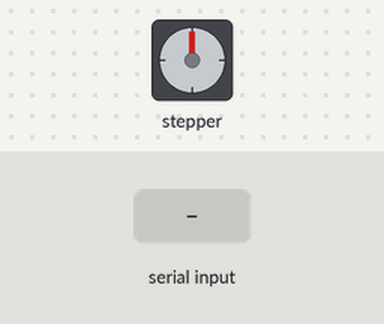
Bench run of a sketch on a simulated Arduino Uno, built with avr-gcc and run on an emulated ATmega328P. On the bench: stepper motor. The test bench sets the inputs (shaded band). Stepper angles assume 2048 steps per turn.

Above: at 1.2 s.
1.3 s: "90,45\n" received over Serial
At 3.2 s:
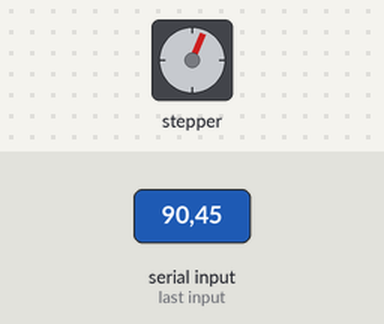
4.2 s: "30,150\n" received over Serial
At 6.7 s:
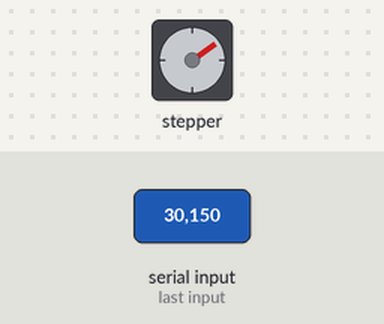
7.2 s: "90\n" received over Serial
At 8.1 s:
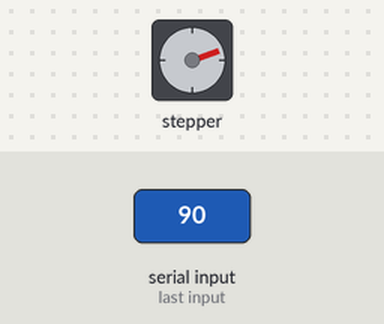
8.9 s: "200\n" received over Serial
At 10.6 s:
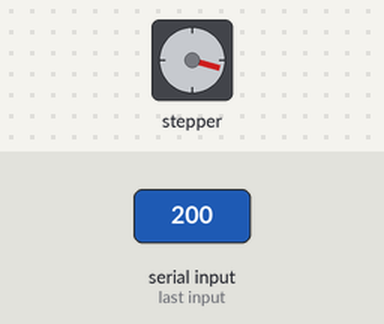
10.9 s: "90,45\n" received over Serial
At 12.9 s:
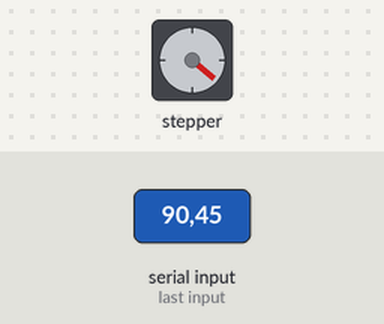
13.8 s: "30,150\n" received over Serial
At 16.4 s:
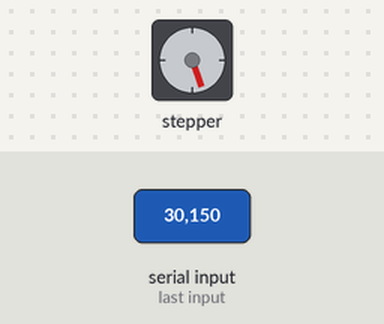
Timing chart, 0 to 17.8 s (numbered marks = the images above; inputs shaded):
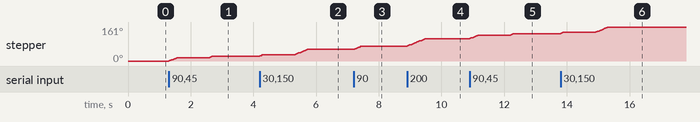

The sketch:

baseLidar.ino
```cpp
#include <Stepper.h>

// Define el número de pasos por revolución del motor
#define STEPS_PER_REV 2048

// Define los pines a los que está conectado el controlador ULN2003
const int IN1 = 8;
const int IN2 = 9;
const int IN3 = 10;
const int IN4 = 11;

// Crea una instancia de la clase Stepper
Stepper motor(STEPS_PER_REV, IN1, IN3, IN2, IN4);

// Variable para almacenar el número de pasos
int steps_to_turn = 0;

void setup() {
  // Configura la velocidad del motor en revoluciones por minuto (RPM)
  motor.setSpeed(10);

  // Inicia la comunicación serial
  Serial.begin(9600);
}

void loop() {
  // Espera a recibir datos por comunicación serial
  if (Serial.available() > 0) {
    // Lee el valor enviado desde Python
    steps_to_turn = Serial.parseInt();
    motor.step(steps_to_turn);
    delay(1000); // Espera 1 segundo entre movimientos
  }
}
```

Measured:
- after the input at 1.3 s, stepper: turns 15° clockwise in 0.25 s, then 8° clockwise in 0.11 s
- after the input at 7.2 s, stepper: turns 16° clockwise in 0.25 s, starting at once
- after the input at 8.9 s, stepper: turns 35° clockwise in 0.59 s, starting at once
- after the input at 10.9 s, stepper: turns 16° clockwise in 0.25 s, then 8° clockwise in 0.13 s
